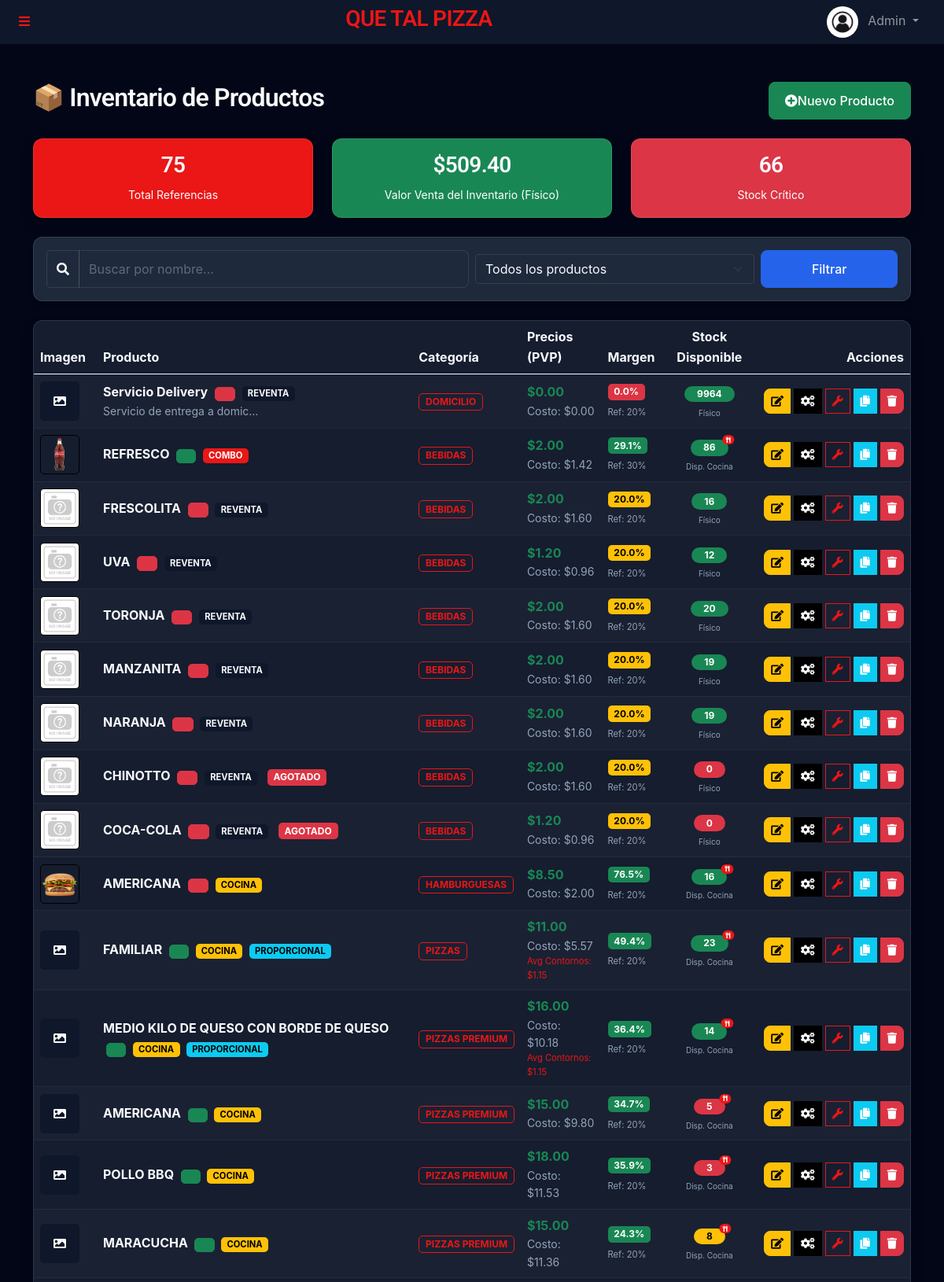
Page /admin/productos.php (signed in, upper part) on the committed database.
### tables this page shows
CREATE TABLE `products` (
  `id` int(11) NOT NULL,
  `name` varchar(100) NOT NULL,
  `description` text DEFAULT NULL,
  `price_usd` decimal(10,2) NOT NULL,
  `price_ves` decimal(10,2) NOT NULL,
  `stock` int(11) NOT NULL,
  `product_type` enum('simple','compound','prepared') DEFAULT 'simple',
  `kitchen_station` enum('pizza','kitchen','bar') DEFAULT 'kitchen',
  `image_url` varchar(255) DEFAULT NULL,
  `created_at` timestamp NULL DEFAULT current_timestamp(),
  `profit_margin` decimal(5,2) NOT NULL DEFAULT 20.00,
  `updated_at` timestamp NULL DEFAULT NULL,
  `linked_manufactured_id` int(11) DEFAULT NULL,
  `max_sides` int(11) DEFAULT 0,
  `contour_logic_type` enum('standard','proportional') DEFAULT 'standard',
  `min_stock` int(11) DEFAULT 5,
  `category_id` int(11) DEFAULT NULL,
  `short_code` varchar(50) DEFAULT NULL,
  `is_visible` tinyint(1) DEFAULT 1
);

CREATE TABLE `categories` (
  `id` int(11) NOT NULL,
  `name` varchar(100) NOT NULL,
  `kitchen_station` enum('pizza','kitchen','bar','none') DEFAULT 'kitchen',
  `icon` varchar(50) DEFAULT 'fa-tag',
  `description` text DEFAULT NULL,
  `is_visible` tinyint(1) DEFAULT 1,
  `created_at` timestamp NULL DEFAULT current_timestamp()
);

### admin/productos.php (the view, shortened to what the rows shown need)
<?php
require_once '../templates/autoload.php';
$search = $_GET['search'] ?? '';
$filter = $_GET['filter'] ?? '';
if ($filter === 'stock_bajo') {
    $productos = $productManager->getLowStockProducts();
} elseif (!empty($search)) {
    $productos = $productManager->searchProducts($search);
} else {
    $productos = $productManager->getAllProducts();
}
require_once '../templates/header.php';
?>
<div class="container mt-5">
    <div class="d-flex justify-content-between align-items-center mb-4">
        <h2>📦 Inventario de Productos</h2>
    </div>
    <div class="card shadow">
        <div class="card-body p-0">
            <div class="table-responsive">
                <table class="table table-striped table-hover mb-0 align-middle">
                    <thead class="table-dark">
                        <tr>
                            <th style="width: 80px;">Imagen</th>
                            <th>Producto</th>
                            <th>Categoría</th>
                            <th>Precios (PVP)</th>
                            <th>Margen</th>
                            <th class="text-center">Stock Disponible</th>
                            <th class="text-end">Acciones</th>
                        </tr>
                    </thead>
                    <tbody>
                        <?php if (!empty($productos)): ?>
                            <?php foreach ($productos as $producto): ?>
                                <tr>
                                    <td>
                                        <?php if (!empty($producto['image_url']) && file_exists("../" . $producto['image_url'])): ?>
                                            <img src="../<?= htmlspecialchars($producto['image_url']) ?>" class="rounded border"
                                                width="50" height="50" style="object-fit: cover;">
                                        <?php else: ?>
                                            <div class="bg-secondary text-white rounded d-flex align-items-center justify-content-center"
                                                style="width: 50px; height: 50px;">
                                                <i class="fa fa-image"></i>
                                            </div>
                                        <?php endif; ?>
                                    </td>
                                    <td>
                                        <span class="fw-bold"><?= htmlspecialchars($producto['name']) ?></span>
                                        <?php if ($producto['is_visible']): ?>
                                            <span class="badge bg-success bg-opacity-10 text-success border border-success ms-1" style="font-size: 0.6em;" title="Visible en tienda">
                                                <i class="fa fa-eye"></i>
                                            </span>
                                        <?php else: ?>
                                            <span class="badge bg-danger bg-opacity-10 text-danger border border-danger ms-1" style="font-size: 0.6em;" title="Oculto en tienda">
                                                <i class="fa fa-eye-slash"></i>
                                            </span>
                                        <?php endif; ?>
                                        <?php if ($producto['product_type'] === 'prepared'): ?>
                                            <span class="badge bg-warning text-dark ms-1" style="font-size: 0.7em;">COCINA</span>
                                        <?php elseif ($producto['product_type'] === 'simple'): ?>
                                            <span class="badge bg-secondary ms-1" style="font-size: 0.7em;">REVENTA</span>
                                        <?php elseif ($producto['product_type'] === 'compound'): ?>
                                            <span class="badge bg-primary ms-1" style="font-size: 0.7em;">COMBO</span>
                                        <?php endif; ?>
                                        <?php if (($producto['contour_logic_type'] ?? 'standard') === 'proportional'): ?>
                                            <span class="badge bg-info text-dark ms-1" style="font-size: 0.7em;"
                                                title="Lógica de contornos dividida">PROPORCIONAL</span>
                                        <?php endif; ?>
                                        <?php if ($producto['stock'] == 0 && $producto['product_type'] == 'simple'): ?>
                                            <span class="badge bg-danger ms-2">AGOTADO</span>
                                        <?php endif; ?>
                                        <br>
                                        <small class="text-muted text-truncate d-block" style="max-width: 200px;">
                                            <?= htmlspecialchars($producto['description'] ?? '') ?>
                                        </small>
                                    </td>
                                    <td>
                                        <?php if (!empty($producto['category_name'])): ?>
                                            <span class="badge bg-outline-primary text-primary border border-primary">
                                                <?= htmlspecialchars($producto['category_name']) ?>
                                            </span>
                                        <?php else: ?>
                                            <span class="text-muted small">Sin Cat.</span>
                                        <?php endif; ?>
                                    </td>
                                    <td>
                                        <?php
                                            $costBreakdown = $productManager->calculateProductCost($producto['id'], 0, true);
                                            $totalCosto = $costBreakdown['total'];
                                            $price = floatval($producto['price_usd']);
                                            $profit = $price - $totalCosto;
                                            $realMargin = ($price > 0) ? ($profit / $price) * 100 : 0;
                                        ?>
                                        <div class="d-flex flex-column">
                                            <span class="fw-bold text-success" title="Precio de Venta">$<?= number_format($producto['price_usd'], 2) ?></span>
                                            <span class="small text-muted" title="Costo de Producción">Costo: $<?= number_format($totalCosto, 2) ?></span>
                                            <?php if ($costBreakdown['sides'] > 0): ?>
                                                <span class="text-primary" style="font-size: 0.7em;" title="Costo promedio de contornos">
                                                    Avg Contornos: $<?= number_format($costBreakdown['sides'], 2) ?>
                                                </span>
                                            <?php endif; ?>
                                        </div>
                                    </td>
                                    <td>
                                        <span class="badge <?= $realMargin > 20 ? 'bg-success' : ($realMargin > 10 ? 'bg-warning text-dark' : 'bg-danger') ?>">
                                            <?= number_format($realMargin, 1) ?>%
                                        </span>
                                        <br>
                                        <small class="text-muted" style="font-size: 0.7em;">Ref: <?= number_format($producto['profit_margin'], 0) ?>%</small>
                                    </td>
                                    <td class="text-center">
                                        <?php
                                        $stockMostrar = 0;
                                        $esVirtual = false;
                                        if ($producto['product_type'] === 'simple') {
                                            $stockMostrar = $producto['stock'];
                                            $esVirtual = false;
                                        } else {
                                            $stockMostrar = $productManager->getVirtualStock($producto['id']);
                                            $esVirtual = true;
                                        }
                                        $stockClass = 'bg-success';
                                        $min = $producto['min_stock'] ?? 5;
                                        if ($stockMostrar <= $min)
                                            $stockClass = 'bg-danger';
                                        elseif ($stockMostrar <= ($min * 2))
                                            $stockClass = 'bg-warning text-dark';
                                        ?>
                                        <span class="badge <?= $stockClass ?> rounded-pill px-3 position-relative">
                                            <?= $stockMostrar ?>
                                            <?php if ($esVirtual): ?>
                                                <span
                                                    class="position-absolute top-0 start-100 translate-middle badge rounded-pill bg-primary"
                                                    style="font-size: 0.6em;" title="Calculado según ingredientes disponibles">
                                                    <i class="fa fa-utensils"></i>
                                                </span>
                                            <?php endif; ?>
                                        </span>
                                        <div style="font-size: 10px;" class="text-muted mt-1">
                                            <?= $esVirtual ? 'Disp. Cocina' : 'Físico' ?>
                                        </div>
                                    </td>
                                    <td class="text-end">
                                        <div class="btn-group">
                                            <a href="edit_product.php?id=<?= $producto['id'] ?>" class="btn btn-sm btn-warning"
                                                title="Editar">
                                                <i class="fa fa-edit"></i>
                                            </a>
                                            <a href="configurar_receta.php?id=<?= $producto['id'] ?>"
                                                class="btn btn-sm btn-dark ms-1" title="Configurar Receta">
                                                <i class="fa fa-cogs"></i>
                                            </a>
                                            <a href="configurar_defecto.php?id=<?= $producto['id'] ?>"
                                                class="btn btn-sm btn-outline-primary ms-1" title="Configurar Defectos">
                                                <i class="fa fa-wrench"></i>
                                            </a>
                                            <button type="button" class="btn btn-sm btn-info ms-1 text-white btn-duplicate"
                                                title="Duplicar" data-url="duplicate_product.php?id=<?= $producto['id'] ?>"
                                                data-name="<?= htmlspecialchars($producto['name']) ?>">
                                                <i class="fa fa-copy"></i>
                                            </button>
                                            <button type="button" class="btn btn-sm btn-danger ms-1 btn-delete" title="Eliminar"
                                                data-url="delete_product.php?id=<?= $producto['id'] ?>"
                                                data-name="<?= htmlspecialchars($producto['name']) ?>">
                                                <i class="fa fa-trash"></i>
                                            </button>
                                        </div>
                                    </td>
                                </tr>
                            <?php endforeach; ?>
                        <?php endif; ?>
                    </tbody>
                </table>
            </div>
        </div>
    </div>
</div>
<?php require_once '../templates/footer.php'; ?>

### rows in the picture
products: name "Servicio Delivery", is_visible 0 (drawn), product_type "REVENTA", description "Servicio de entrega a domic…", category.name "DOMICILIO", price_usd "0.00", totalCosto "0.00", price_usd "0.0", profit_margin "20", stock "9964"
products: image_url (picture), name "REFRESCO", is_visible 1 (drawn), product_type "COMBO", category.name "BEBIDAS", price_usd "2.00", totalCosto "1.42", price_usd "29.1", profit_margin "30", stockMostrar "86"
products: image_url (placeholder picture), name "FRESCOLITA", is_visible 0 (drawn), product_type "REVENTA", category.name "BEBIDAS", price_usd "2.00", totalCosto "1.60", price_usd "20.0", profit_margin "20", stock "16"
products: image_url (placeholder picture), name "UVA", is_visible 0 (drawn), product_type "REVENTA", category.name "BEBIDAS", price_usd "1.20", totalCosto "0.96", price_usd "20.0", profit_margin "20", stock "12"
products: image_url (placeholder picture), name "TORONJA", is_visible 0 (drawn), product_type "REVENTA", category.name "BEBIDAS", price_usd "2.00", totalCosto "1.60", price_usd "20.0", profit_margin "20", stock "20"
products: image_url (placeholder picture), name "MANZANITA", is_visible 0 (drawn), product_type "REVENTA", category.name "BEBIDAS", price_usd "2.00", totalCosto "1.60", price_usd "20.0", profit_margin "20", stock "19"
products: image_url (placeholder picture), name "NARANJA", is_visible 0 (drawn), product_type "REVENTA", category.name "BEBIDAS", price_usd "2.00", totalCosto "1.60", price_usd "20.0", profit_margin "20", stock "19"
products: image_url (placeholder picture), name "CHINOTTO", is_visible 0 (drawn), product_type "REVENTA", category.name "BEBIDAS", price_usd "2.00", totalCosto "1.60", price_usd "20.0", profit_margin "20", stock "0"
products: image_url (placeholder picture), name "COCA-COLA", is_visible 0 (drawn), product_type "REVENTA", category.name "BEBIDAS", price_usd "1.20", totalCosto "0.96", price_usd "20.0", profit_margin "20", stock "0"
products: image_url (picture), name "AMERICANA", is_visible 0 (drawn), product_type "COCINA", category.name "HAMBURGUESAS", price_usd "8.50", totalCosto "2.00", price_usd "76.5", profit_margin "20", stockMostrar "16"
products: name "FAMILIAR", is_visible 1 (drawn), product_type "COCINA", contour_logic_type "PROPORCIONAL", category.name "PIZZAS", price_usd "11.00", totalCosto "5.57", sides "1.15", price_usd "49.4", profit_margin "20", stockMostrar "23"
products: name "MEDIO KILO DE QUESO CON BORDE DE QUESO", is_visible 1 (drawn), product_type "COCINA", contour_logic_type "PROPORCIONAL", category.name "PIZZAS PREMIUM", price_usd "16.00", totalCosto "10.18", sides "1.15", price_usd "36.4", profit_margin "20", stockMostrar "14"
products: name "AMERICANA", is_visible 1 (drawn), product_type "COCINA", category.name "PIZZAS PREMIUM", price_usd "15.00", totalCosto "9.80", price_usd "34.7", profit_margin "20", stockMostrar "5"
products: name "POLLO BBQ", is_visible 1 (drawn), product_type "COCINA", category.name "PIZZAS PREMIUM", price_usd "18.00", totalCosto "11.53", price_usd "35.9", profit_margin "20", stockMostrar "3"
products: name "MARACUCHA", is_visible 1 (drawn), product_type "COCINA", category.name "PIZZAS PREMIUM", price_usd "15.00", totalCosto "11.36", price_usd "24.3", profit_margin "20", stockMostrar "8"

### other values in the picture
$GLOBALS['site_name'] "QUE TAL PIZZA"
$user_role "Admin"
$totalProductos "75"
$valorInventarioUsd "509.40"
$itemsCriticos "66"
